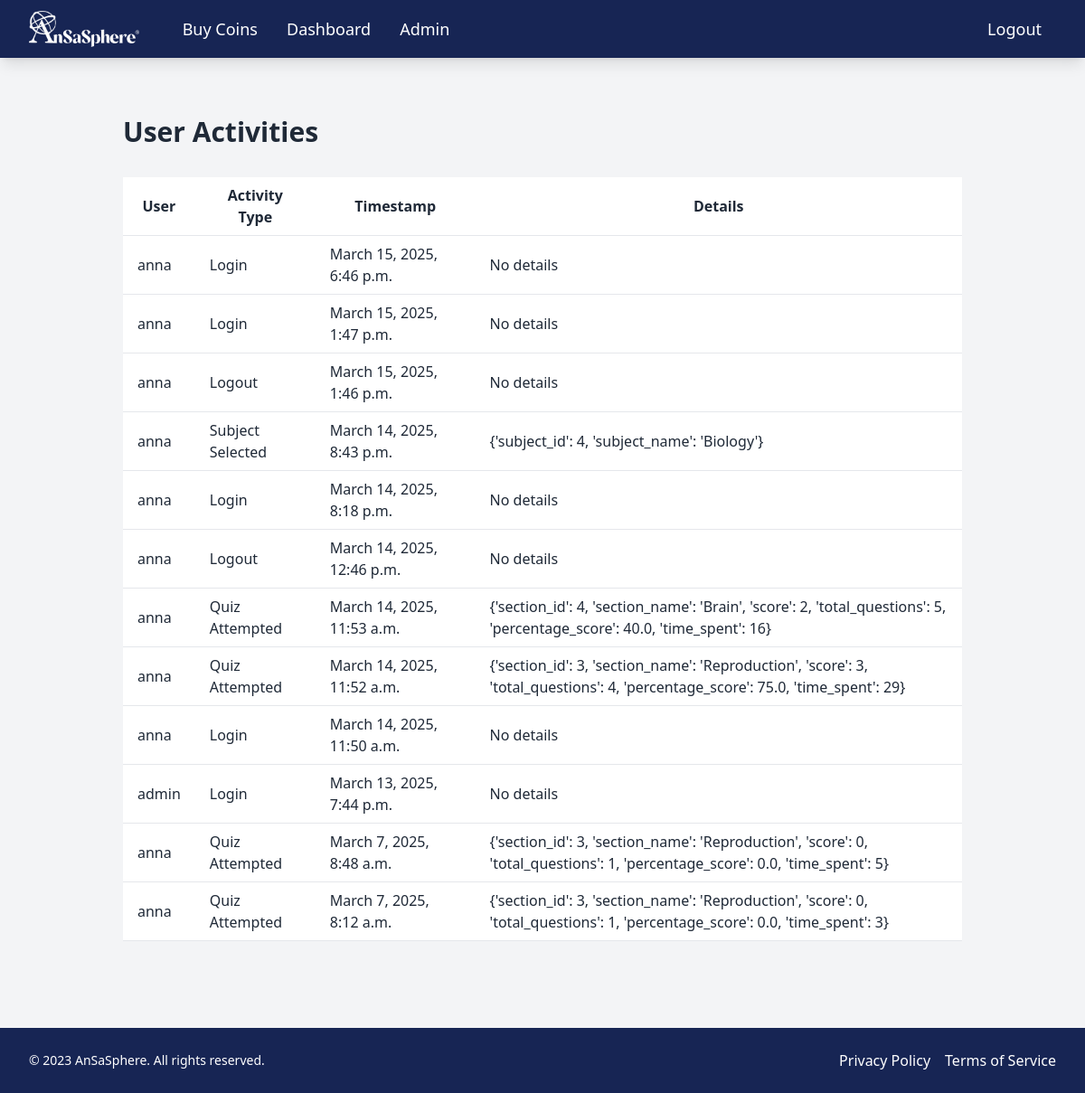
Page /admin_dashboard/admin/view_user_activities/ (signed in) on the earlier database version.
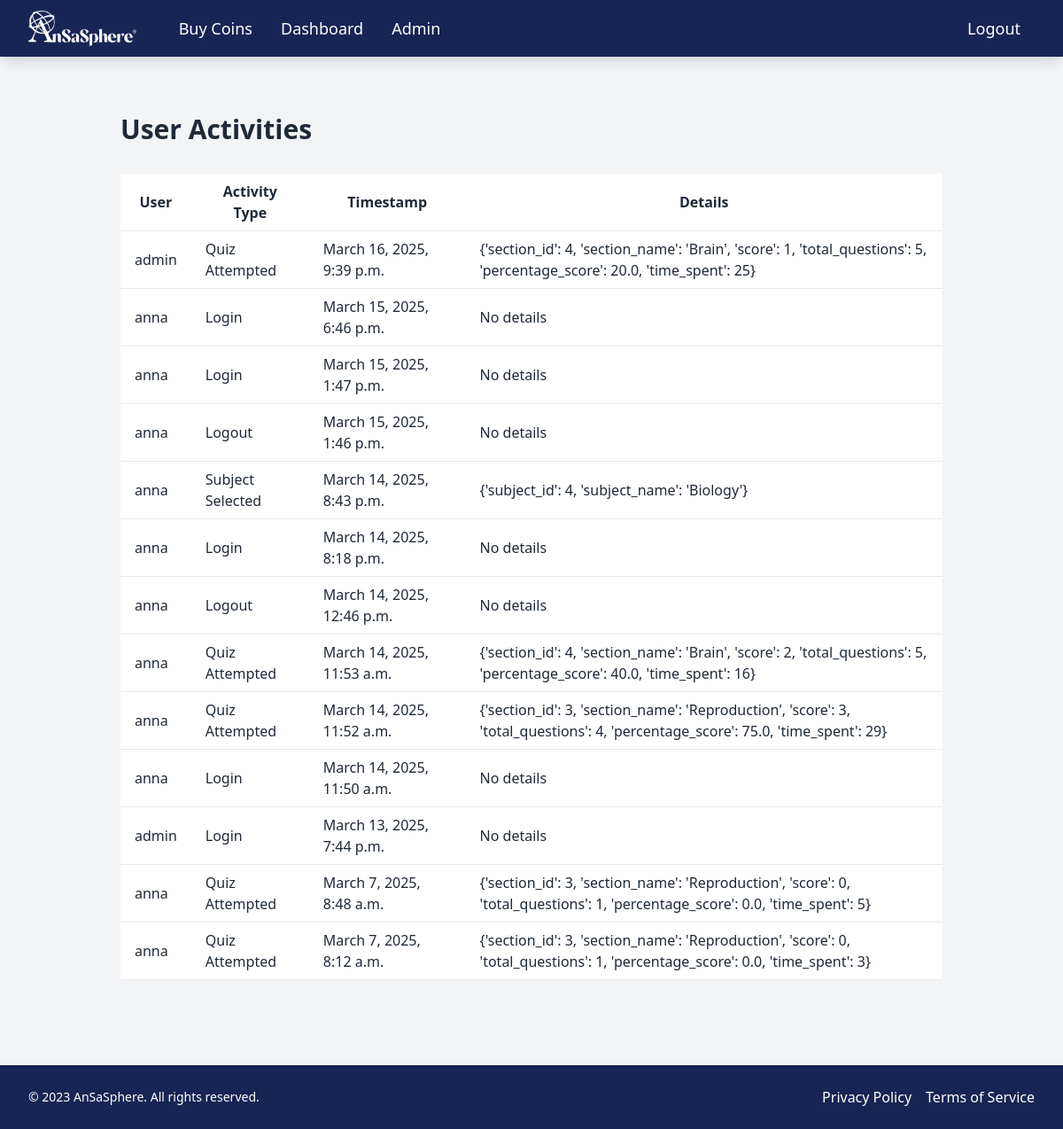
Same page on the later database version.
### eduPathCare/models.py (models this page shows, shortened)
class UserActivity(models.Model):
    ACTIVITY_CHOICES = [
        ('login', 'Login'),
        ('logout', 'Logout'),
        ('subject_selected', 'Subject Selected'),
        ('quiz_attempted', 'Quiz Attempted'),
        ('final_exam_attempted', 'Final Exam Attempted'),
        ('flashcard_viewed', 'Flashcard Viewed'),
        ('coin_purchased', 'Coin Purchased'),
        ('coin_withdrawn', 'Coin Withdrawn'),
        ('profile_updated', 'Profile Updated'),
        ('password_reset', 'Password Reset'),
    ]
    user = models.ForeignKey(User, on_delete=models.CASCADE, related_name='activities')
    activity_type = models.CharField(max_length=50, choices=ACTIVITY_CHOICES)
    timestamp = models.DateTimeField(auto_now_add=True)
    details = models.JSONField(blank=True, null=True)  # Store additional details about the activity
    class Meta:
        verbose_name_plural = "User Activities"
        ordering = ['-timestamp']

class User(AbstractBaseUser, PermissionsMixin):
    ROLE_CHOICES = [
        ('student', 'Student'),
        ('mentor', 'Mentor'),
        ('admin', 'Admin'),
    ]
    user_id = models.AutoField(primary_key=True)
    username = models.CharField(max_length=150, unique=True)
    email = models.EmailField(unique=True)
    role = models.CharField(max_length=10, choices=ROLE_CHOICES, default='student')
    first_name = models.CharField(max_length=50)
    last_name = models.CharField(max_length=50)
    profile_picture = models.ImageField(upload_to='profile_pics/', blank=True, null=True)
    bio = models.TextField(blank=True, null=True)
    is_staff = models.BooleanField(default=False)
    is_superuser = models.BooleanField(default=False)
    created_at = models.DateTimeField(auto_now_add=True)
    updated_at = models.DateTimeField(auto_now=True)
    coins = models.PositiveIntegerField(default=0)  # Add this line to track coins
    otp = models.CharField(max_length=6, blank=True, null=True)  # Add OTP field
    is_verified = models.BooleanField(default=False)  # Add verification status field
    objects = UserManager()
    USERNAME_FIELD = 'email'
    REQUIRED_FIELDS = ['username']

### eduPathCare/views_admin.py (the view)
@login_required
@user_passes_test(lambda u: u.is_superuser)
def view_user_activities(request):
    activities = UserActivity.objects.all().order_by('-timestamp')
    return render(request, 'admin/view_user_activities.html', {'activities': activities})

### eduPathCare/templates/admin/view_user_activities.html
{% extends 'base.html' %}
{% block content %}
<div class="container mx-auto px-4 py-8">
    <h1 class="text-3xl font-bold mb-8">User Activities</h1>
    <table class="min-w-full bg-white">
        <thead>
            <tr>
                <th class="py-2 px-4 border-b">User</th>
                <th class="py-2 px-4 border-b">Activity Type</th>
                <th class="py-2 px-4 border-b">Timestamp</th>
                <th class="py-2 px-4 border-b">Details</th>
            </tr>
        </thead>
        <tbody>
            {% for activity in activities %}
            <tr>
                <td class="py-2 px-4 border-b">{{ activity.user.username }}</td>
                <td class="py-2 px-4 border-b">{{ activity.get_activity_type_display|safe }}</td>
                <td class="py-2 px-4 border-b">{{ activity.timestamp }}</td>
                <td class="py-2 px-4 border-b">{{ activity.details|default:"No details" }}</td>
            </tr>
            {% endfor %}
        </tbody>
    </table>
</div>
{% endblock %}

Differences in the rows shown:
added UserActivity: user.username "admin", activity_type "Quiz Attempted", timestamp "March 16, 2025, 9:39 p.m.", details "{'section_id': 4, 'section_name': 'Brain', 'score': 1, 'total_questions': 5, 'percentage_score': 20.0, 'time_spent': 25}"
